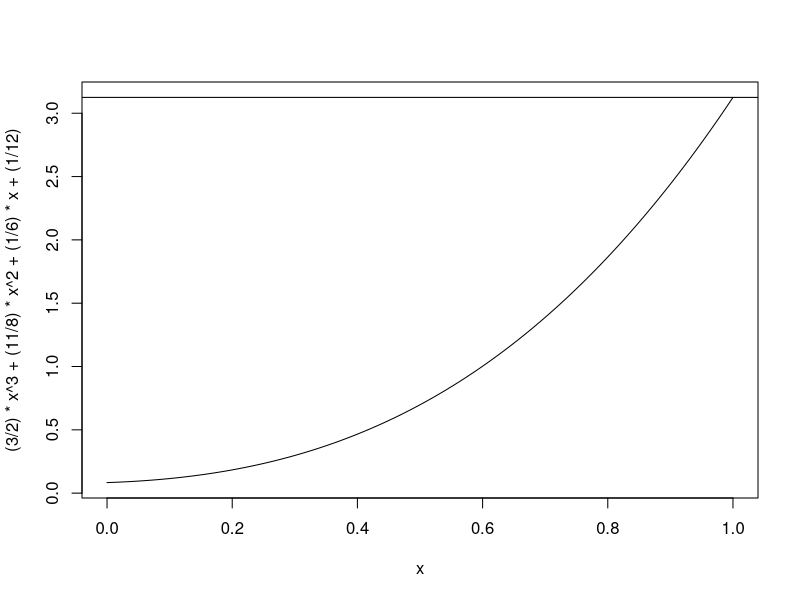
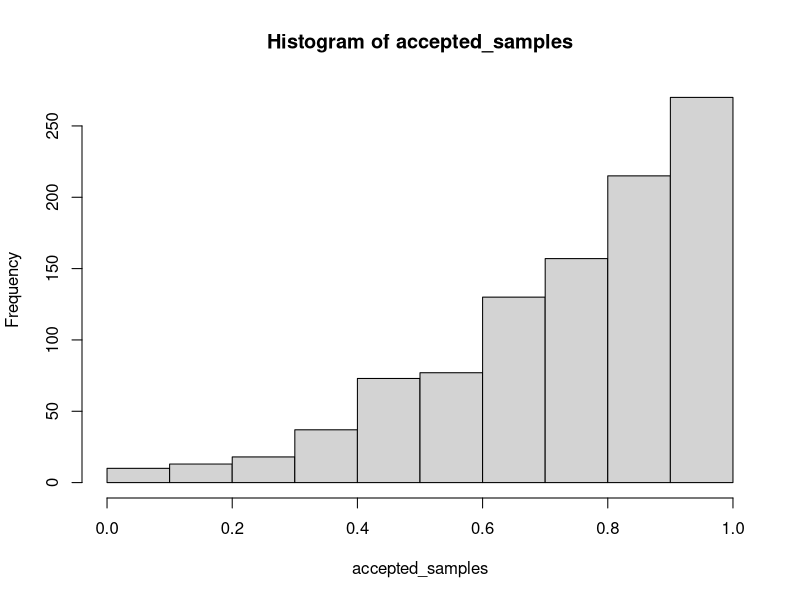

These figures' R source, in order:
## ---- chunk 1
curve((3/2)*x^3+(11/8)*x^2+(1/6)*x+(1/12), 0, 1)
abline(a = 3.125, b = 0)


n <- 5000

U <- runif(n)
X <- runif(n)

pi_fun <- function(x) {
  new_x = (3/2)*(x^3)+(11/8)*(x^2)+(1/6)*(x)+(1/12)
  return(new_x)
}

count <- 1
accepted_samples <- c()

while(count <= n & length(accepted_samples) < 1000){
  test_u = U[count]
  test_x = pi_fun(X[count])/(3.125*dunif(X[count],0,1))
  if (test_u <= test_x){
    accepted_samples = rbind(accepted_samples, X[count])
    count = count + 1
  }
  count = count + 1
}

hist(accepted_samples)

